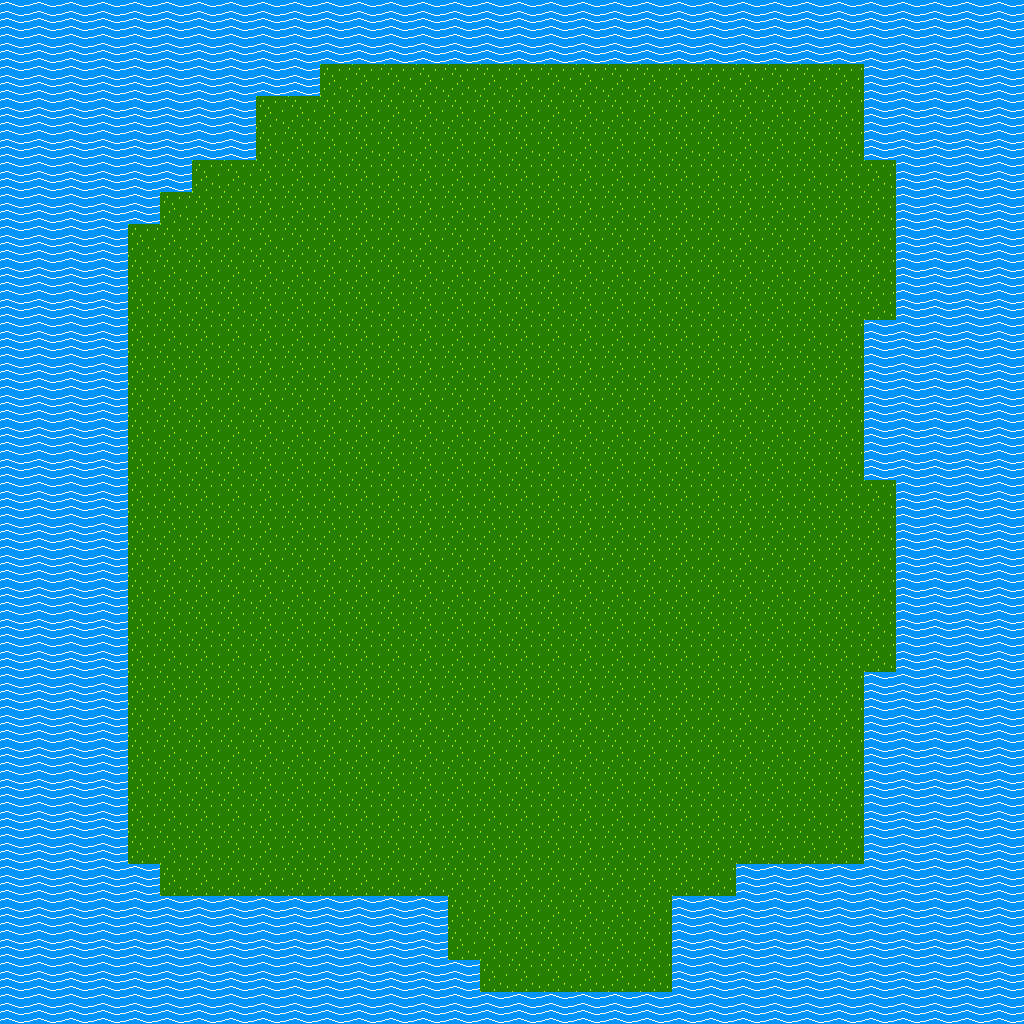

A 2D game scene composited from a Tiled map and its tileset images. What follows is a short description and the map's XML, with each tile layer's data collapsed to a summary:
An orthogonal 32x32 tile map with 32x32 px tiles, 1 tile layer (Tile Layer 1).

<map version="1.0" orientation="orthogonal" width="32" height="32" tilewidth="32" tileheight="32">
 <tileset firstgid="1" name="maps" tilewidth="32" tileheight="32">
  <image source="../gfx/maps.png" width="256" height="256" />
 </tileset>
 <layer name="Tile Layer 1" width="32" height="32">
  <data>[1024 cells, 1024 non-empty, 2 distinct tile ids]</data>
 </layer>
</map>